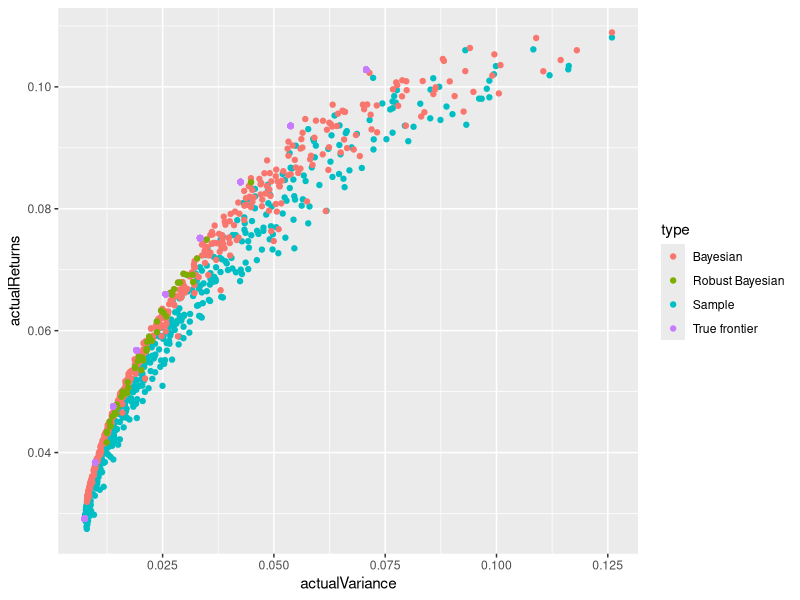

R code for this plot:
library( matlab )
library( quadprog )
library( MASS )

#' Construct the mean-variance efficient frontier using a quadratic solver
#'
#' Construct a number of long-only or long-short portfolios on the mean-variance efficient frontier where each
#' portfolio is equally distanced in return space
#'
#' @param discretizations   number of portfolios to generate along efficient frontier (where each portfolio is equally distanced in return spaced)
#' @param cov               arithmetic covariance matrix of asset returns
#' @param mu                a vector of arithmetic returns for each asset
#' @param longonly          a boolean which constrains weights to > 0 if true
#'
#' @return a list of portfolios along the frontier from least risky to most risk
#'    The indices in each list correspond to each other
#'      returns             the expected portfolio returns along the frontier
#'      volatility          the variance of the portfolio along the frontier
#'      weights             the weights of the portfolio components along the frontier
#' @author Ram Ahluwalia \email{ram@@wingedfootcapital.com}
#' To be tested by: Manan K. Shah
efficientFrontier = function( discretizations , cov , mu , longonly = FALSE ) 
  {    
  # setup quadratic program
  N = nrow( cov )
  firstDegree = zeros( N , 1 )
  secondDegree = cov
  Aeq = ones( 1 , N ) ; beq = 1
  A = eye( N )
  b = zeros( N , 1 )
  
  if ( !longonly )
    { Aqp = t( Aeq ) ; bqp = beq } 
  else
    { Aqp = t( rbind( Aeq , A ) ) ; bqp = c( beq , b ) }
  
  minVolWeights = solve.QP( secondDegree , firstDegree , Aqp , bqp , length( beq ) )$solution
  minVolRet = minVolWeights %*% mu
  
  maxRet = max( mu )
  
  step = ( maxRet - minVolRet ) / ( discretizations - 1 )
  targetReturns = seq( minVolRet , maxRet , step )
  
  weights = minVolWeights
  volatility = sqrt( minVolWeights %*% cov %*% minVolWeights )
  returns = minVolRet
  
  for( i in 2:( discretizations - 1 ) ){
    Aeq = ones( 1 , N )
    Aeq = rbind( Aeq , t( mu ) )
    
    beq = c( 1 , targetReturns[i] )
    if( !longonly ){
      Aqp = t( Aeq ) #combine A matrices
      bqp = beq #combine b vectors
    }else{
      Aqp = t( rbind( Aeq , A ))
      bqp = c(beq,b)
    }
    
    solvedWeights = solve.QP( secondDegree , firstDegree , Aqp , bqp , 1 )$solution
    weights = rbind( weights , solvedWeights )
    volatility = c( volatility , sqrt( solvedWeights %*% cov %*% solvedWeights ) )
    returns = c( returns , solvedWeights %*% mu )
    
  }  
  return( list( returns = returns , volatility = volatility , weights = weights ) )
}


#' Construct a Bayesian mean-variance efficient frontier and identifies the most robust portfolio
#'
#' Construct a collection of portfolios along the Bayesian mean-variance efficient frontier
#' where each portfolio is equally distanced in return space. The function also returns the most robust
#' portfolio along the Bayesian efficient frontier
#'
#' @param mean_post          the posterior vector of means (after blending prior and sample data)
#' @param cov_post           the posterior covariance matrix (after blending prior and sample data)
#' @param confidenceInPrior  a numeric with the relative confidence in the prior vs. the sample data. A value of 2 indicates twice as much weight to assign to the prior vs. the sample data. Must be greater than or equal to zero
#' @param riskAversionMu     risk aversion coefficient for estimation of means. 
#' @param riskAversionSigma  risk aversion coefficient for estimation of Sigma.
#' @param discretizations    an integer with the number of portfolios to generate along efficient frontier (equally distanced in return space). Parameter must be an integer greater or equal to 1.
#' @param volatility         a numeric with the volatility used to calculate gamma-m. gamma-m acts as a constraint on the maximum volatility of the robust portfolio. A higher volatility means a higher volatile robust portfolio may be identified.
#'
#' @return a list of portfolios along the frontier from least risky to most risky
#'   bayesianFrontier        a list with portfolio along the Bayesian efficient frontier. Specifically:
#'                               returns: the expected returns of each portfolo along the Bayesian efficient frontier
#'                               volatility: the expected volatility of each portfolo along the Bayesian efficient frontier
#'                               weights: the weights of each portfolo along the Bayesian efficient frontier
#'   robustPortfolio         the most robust portfolio along the Bayesian efficient frontier. Specifically:
#'                               returns: the expected returns of each portfolo along the Bayesian efficient frontier
#'                               volatility: the expected volatility of each portfolo along the Bayesian efficient frontier
#'                               weights: the weights of each portfolo along the Bayesian efficient frontier
#'
#' @author Ram Ahluwalia \email{ram@@wingedfootcapital.com}
#' @export
robustBayesianPortfolioOptimization = function( mean_post , cov_post , nu_post , riskAversionMu = .1 , riskAversionSigma = .1 , discretizations = 10 , longonly = FALSE , volatility )
{    
    # parameter checks    
    N = length( mean ) # number of assets    
    if ( ( N < 2 ) == TRUE ) { stop( "Requires a minimum of two assets to perform optimization" ) }
    if ( discretizations < 1 ) { stop( "Number of discretizations must be an integer greater than 1" ) }  
    if ( volatility < 0 ) { stop( "Volatility cannot be a negative number" ) }
    if ( nu_post < 3 ) { stop( "nu_post must be greater than 2 otherwise g_m is undefined " ) }
    if ( riskAversionMu < 0 ) { stop( "riskAversionMu must be a positive number" ) }
    if ( riskAversionSigma < 0 ) { stop( "riskAversionSigma must be a positive number" ) }
    
    # construct Bayesian efficient frontier
    bayesianFrontier = efficientFrontier( discretizations , cov_post , mean_post , longonly = TRUE ) # returns a list of returns, volatility, and assets weights along the posterior frontier. Each row represents a point on the frontier
  
    # measure gamma-m and gamma-s to identify which portfolios along the frontier are robust
        quantileMeanSquared = qchisq( riskAversionMu , N ) # the value of q-u is typically set to the quantile of the chi-squared distribution with N degrees of freedom (formula 6)    
        
        # g_m is defined as a constraint on the optimal robust portfolio such that the variance of the robust portfolio must be less than gamma-m
        g_m = sqrt( quantileMeanSquared / time_post * nu_post / ( nu_post - 2 ) ) # gamma-m (formula 20)
        
        quantileCovSquared = qchisq( riskAversionMu , N * ( N + 1 ) / 2 ) # from formula 7. N*(N+1)/2 is the degrees of freedom in a symmetric matrix (number of unique elements)        
        g_s = volatility / ( nu_post / ( nu_post + N + 1 ) + sqrt( 2 * nu_post * nu_post * quantileCovSquared / ( ( nu_post + N + 1 ) ^ 3 ) ) ) # gamma-sigma (formula 21) corresponding to the i'th portfolio along the sample efficient frontier
    
    # initialize parameters
    target = NULL

    # for each of the portfolios along the efficient Bayesian frontier identify the most robust portfolio
    for( k in 1:( discretizations - 1 ) ) 
        {                
        weightsBay = bayesianFrontier[[ "weights" ]][ k , ]                
        
        # reject portfolios that do not satisfy the constraints of formula 19 (i.e. Bayesian portfolios that are not robust, for example, the portfolios at the limit -- 100% confidence in prior or 100% confidence in sample)        
        # identify Robust Bayesian frontier which is a subset of the Bayesian frontier that is further shrunk to toward the global minimumm variance portfolio
            # and even more closely tight to the right of the efficient frontier        
            if ( weightsBay %*% cov_post %*% weightsBay <= g_s ) # constraint for formula 19
                { target = c( target , weightsBay %*% mean_post - g_m * sqrt( weightsBay %*% cov_post %*% weightsBay )) } # formula 19
                else { target = c( target , -999999999 ) } # if the Bayesian efficient portfolio does not satisfy the constraint we assign a large negative value (we will reject these portfolios in the next step)
        }    

        maxTarget = max( target )    
        if ( maxTarget == -999999999 ) { stop( "No robust portfolio found within credibility set. Try increasing volatility or adjusting risk aversion parameters." ) }
        maxIndex = which( target == maxTarget , arr.ind = TRUE ) # identify most robust Bayesian portfolio
        if ( length( maxIndex ) > 1 ) { stop( "The number of robust portfolios identified is greater than 1. Debug. " )}
    
    # identify Robust portfolio as a subset of Bayesian frontier    
    robustPortfolio = list( returns    = bayesianFrontier[[ "returns" ]][ maxIndex ] ,
                            volatility = bayesianFrontier[[ "volatility" ]][ maxIndex ] ,
                            weights    = bayesianFrontier[[ "weights" ]][ maxIndex , ] )    
    
    return( list( bayesianFrontier = bayesianFrontier , robustPortfolio = robustPortfolio , g_m = g_m , g_s = g_s ) )
    
    # Test that the number of returns portfolios is <= number of discretizations
    # Test that there are no NA's in the return results
}

# Example:
    # robustBayesianPortfolioOptimization( mean_post = mean_post , cov_post = cov_post , nu_post = 156 , riskAversionMu = .1 , riskAversionSigma = .1 , discretizations = 10 , longonly = TRUE , volatility = .10 )

#' Constructs the partial confidence posterior based on a prior, sample mu/covariance, and relative confidence in the prior
#'
#' Constructs the partial confidence posterior based on prior (mean vector and covariance matrix) and a posterior
#' with a relative confidence in the prior vs. the sample data
#'
#' @param mean                  the mean of the sample returns
#' @param cov                   the sample covariance matrix
#' @param mean_prior            the prior for the mean returns
#' @param cov_prior             the covariance matrix prior
#' @param confidenceInMeanPrior a numeric with the relative confidence in the mean prior vs. the sample mean. A value of 2 indicates twice as much weight to assign to the prior vs. the sample data. Must be greater than or equal to zero
#' @param confidenceInCovPrior  a numeric with the relative confidence in the covariance prior vs. the sample covariance. A value of 2 indicates twice as much weight to assign to the prior vs. the sample data. Must be greater than or equal to zero
#' @param sampleSize            a numeric with the number of rows in the sample data used to estimate mean_sample and cov_sample
#'
#' @return mean_post            a vector with the confidence weighted posterior mean vector of asset returns blended from the prior and sample mean vector
#' @return cov_post             a covariance matrix the confidence weighted posterior covariance matrix of asset returns blended from the prior and sample covariance matrix
#' @return time_post            a numeric with ... TODO: 
#' @return nu_pst               a numeric with ... TODO:
#' @author Ram Ahluwalia \email{ram@@wingedfootcapital.com}
#' @export
PartialConfidencePosterior = function( mean_sample , cov_sample , mean_prior , cov_prior , relativeConfidenceInMeanPrior , relativeConfidenceInCovPrior , sampleSize )
{
    # parameter checks
    if ( (length( mean_sample ) == nrow( cov_sample )) == FALSE ) { stop( "number of assets in mean must match number of assets in covariance matrix")}
    if ( (length( mean_sample ) == length( mean_prior )) == FALSE ) { stop( "number of assets in mean must match number of assets in mean_prior")}
    if ( ( nrow( cov_sample ) == nrow( cov_prior ) ) == FALSE ) { stop( "number of assets in sample covariance must match number of assets in prior covariance matrix")}
    N = length( mean_sample ) # number of assets    
    if ( ( N < 2 ) == TRUE ) { stop( "requires a minimum of two assets to perform optimization" ) }
    if ( relativeConfidenceInMeanPrior < 0 ) { stop( "Confidence in mean prior must be a number greater than or equal to zero" ) }
    if ( relativeConfidenceInCovPrior  < 0 ) { stop( "Confidence in covariance prior must be a number greater than or equal to zero" ) }
    
    # Investor's experience and confidence is summarized by mean_prior, cov_prior, time_prior, and nu_prior
        # nu_prior = confidence on the inverse of cov_prior (see 7.25 - Meucci Risk & Asset Allocation Text). A larger value of nu_prior corresponds to little uncertainty about the view on inverse of Sigma, and thus Sigma    
        # confidenceInPrior = time_prior = T0 = confidence in the prior view mean_prior
    confidenceInSample = sampleSize # typically the number of observations on which the mean_sample and cov_sample is based on
    confidenceInMeanPrior = sampleSize * relativeConfidenceInMeanPrior
    confidenceInCovPrior = sampleSize * relativeConfidenceInCovPrior
    
    # blend prior and the sample data to construct posterior
    time_post = confidenceInSample + confidenceInMeanPrior
    nu_post = confidenceInSample + confidenceInCovPrior    
    mean_post = 1/time_post * ( mean_sample * confidenceInSample + mean_prior * confidenceInMeanPrior )    
    cov_post = 1/nu_post * (cov_sample * confidenceInSample + cov_prior * confidenceInCovPrior + ( mean_sample - mean_prior ) %*% t( ( mean_sample - mean_prior ) ) / ( 1 / confidenceInSample + 1 / confidenceInMeanPrior ) )
    
    return( list( mean_post = mean_post , cov_post = cov_post , time_post = time_post , nu_post = nu_post ) )    
    
    # TODO: Test expectations
        # Test 1: If relative confidence in prior is 0, then returns mean_sample and cov_sample
        # Test 2: If relative confidence in prior is 1, and sampleSize = 0 then returns mean_prior and cov_prior
        # Test 3: As the number of sample size observations increase, the posterior mean and covariance shrinks toward mean_sample and cov_sample
}

####################################################################
# Example from Meucci's MATLAB script:  S_SimulationsCaseStudy.M
# See MATLAB package "Meucci_RobustBayesian" for original MATLAB
# source on www.symmys.com
####################################################################

####################################################################
# inputs
####################################################################
J = 50 # number of simulations
T = 52 # number of observations in time series
N = 20 # number of assets in the market
r = .4 # overall correlation in constant correlation matrix
min_s = .1 # min volatility among the N assets
max_s = .4 # max volatility among the N assets
NumPortf = 10 # number of discretizations for efficient frontier
p_m = .1 # aversion to estimation risk for mu
p_s = .1 # aversion to estimation risk for sigma

####################################################################
# true market parameters
####################################################################
C = ( 1 - r ) * eye( N ) + r * ones( N , N ) # creates a homogenous correlation matrix
step_s = ( max_s - min_s ) / ( N - 1 ) # 1st asset will have min volatility...
s = seq( min_s , max_s , step_s ) # ... last asset will have maximum volatility
S = diag(s) %*% C %*% diag(s) # fake covariance matrix with equally spaced volatilities

# Note the means are defined in such a way that a mean-variance optimization would yield an equally weighted portfolio
# fake mean matrix : mus = 2.5 * Sigma / N
    M = 2.5 * S %*% ones( N , 1 ) / N

####################################################################
# conduct Monte carlo simulation
####################################################################

# initialize variables
meanVarMus = meanVarVols = trueMus = trueVols = bayesianMus = bayesianVols = robustMus = robustVols = list()

# construct efficient sample, bayesian, and robust bayesian frontier for each simulation
for( j in 1:J )
{
  # Sample T draws from the true covariance matrix
  rets = mvrnorm( T , M , S ) 
  
  # construct mean-variance frontier using sample estimate.
  mean = colMeans( rets ) # get mean vector
  cov = cov( rets ) # cov vector  
  sampleFrontier = efficientFrontier( NumPortf , cov , mean , TRUE ) # returns a list of returns, volatility, and assets weights along the frontier. Each row represents a point on the frontier
  
  # construct mean-variance efficient portfolio based on true Mu and sigma  
  trueFrontier = efficientFrontier( NumPortf , S , M , TRUE ) 
  
  # Bayesian prior for covariance and mu's (an arbitrary prior model of covariance and returns)
    # the covariance prior is equal to the sample covariance on the principal diagonal
    cov_prior  = diag( diag( cov ) ) 
  
    # set the prior expected returns for each asset to : mus = .5 * Sigma(1/N). Incidentally, this ensures there is a perfect positive linear relationship between asset variance and asset expected  return
    mean_prior = .5 * cov_prior %*% rep( 1/N , N ) 
  
    # set the confidence in the prior as twice the confidence in the sample and blend the prior with the sample data
    posterior = PartialConfidencePosterior( mean_sample = mean , cov_sample = cov , mean_prior = mean_prior , cov_prior = cov_prior , 
                                            relativeConfidenceInMeanPrior = 2 , relativeConfidenceInCovPrior = 2 , sampleSize = nrow( rets ) )

    cov_post = posterior$cov_post ; mean_post = posterior$mean_post ; time_post = posterior$time_post ; nu_post = posterior$nu_post ; rm( posterior )
  
  # construct Bayesian frontier using blended mu and Sigma, and identify robust portfolio
  # returns a set of Bayesian efficient portfolios: a list of returns, volatility, and assets weights along the posterior frontier. Each row represents a point on the frontier
        # and the returns, volatility, and assets of the most robust portfolio in the set
  
  pickVol = round( .8 * NumPortf ) # Picks the 80% highest volatility ( a parameter )...
  volatility = ( sampleFrontier[[ "volatility" ]][ pickVol ] ) ^ 2 # ...on the sample *efficient* frontier. On the efficient *sample* frontier. This is why the problem is a second-order cone programming problem. TODO: why use sample frontier?
  
  if ( is.na(volatility) == TRUE ) { stop( "The chosen volatility is too high" ) }
  
  frontierResults = robustBayesianPortfolioOptimization( mean_post = mean_post , 
                                                         cov_post = cov_post , 
                                                         nu_post = nu_post ,
                                                         riskAversionMu = p_m , 
                                                         riskAversionSigma = p_s , 
                                                         discretizations = NumPortf ,
                                                         longonly = FALSE ,
                                                         volatility = volatility )
  
  bayesianFrontier = frontierResults$bayesianFrontier ; robustPortfolio = frontierResults$robustPortfolio ; rm(frontierResults) 
  
  # initialize parameters
  mumv = volmv = mutrue = voltrue = mubay = volbay = NULL
  
  # for each  portfolios along the sample and Bayesian frontiers, measure the actual returns and actual volatility based on the true returns/true covariance
  for( k in 1:( NumPortf - 1 ) ) 
  {      
    # Notice when plotting the sample-based allocation is broadly scattered in inefficient regions
    weightsMV = sampleFrontier[[ "weights" ]][ k , ] # retrieve the weights assigned to the k'th portfolio along the sample frontier
    mumv = c( mumv , weightsMV %*% M ) # given the optimal weights from sample estimates of mu and Sigma, measure the actual return using the true asset means
    volmv = c( volmv , ( weightsMV %*% S %*% weightsMV ) ) # given the optimal weights from the sample estimates of mu and Sigma, measure the actual variance of the portfolio
    
    # measure actual performance using true mu and cov
    weightsMVTrue = trueFrontier[[ "weights" ]][ k , ] # retrieve the weights assigned to the k'th portfolio along the true frontier
    mutrue = c( mutrue , weightsMVTrue %*% M ) # given the optimal weights from actual values of mu and Sigma, measure the actual return using the true asset means
    voltrue = c( voltrue , ( weightsMVTrue %*% S %*% weightsMVTrue ) ) # given the optimal weights from the sample estimates of mu and Sigma, measure the actual variance of the portfolio    

    weightsBay = bayesianFrontier[[ "weights" ]][ k , ]
    mubay = c( mubay , weightsBay %*% M ) # given the optimal weights from Bayesian estimates of mu and Sigma, measure the actual return using the true asset means
    volbay = c( volbay , ( weightsBay %*% S %*% weightsBay ) ) # given the optimal weights from the Bayesian estimates of mu and Sigma, measure the actual variance of the portfolio
   }   
    
    # measure the actual performance of the most Robust portfolio along the Bayesian efficient frontier
    weightsRob = robustPortfolio$weights
    murob = weightsRob %*% M
    volrob = weightsRob %*% S %*% weightsRob
     
    # collect actual return and actual variances results for each portfolio in each simulation
    meanVarMus[[ j ]] = mumv # list of actual returns along efficient frontier for each simulation based on portfolio constructed using sample mean and sample co-variance
    meanVarVols[[ j ]] = volmv # ...and the list of actual variances along efficient frontier
    bayesianMus[[ j ]] = mubay # list of actual returns based on bayesian mixing of prior and data sampled from true distribution
    bayesianVols[[ j ]] = volbay # ...and the list of associated actual variances
    robustMus[[ j ]] = murob # list of actual return based on robust allocation... Note only one robust portfolio per simulation j is identified.
    robustVols[[ j ]] = volrob # ...and the list of associated actual variances. Note only one robust portfolio per simulation j is identified.
    trueMus[[ j ]] = mutrue # list of actual return based on optimizing with the true mus...
    trueVols[[ j ]] = voltrue # ...and the list of associated actual variances  
}

# Plot sample, bayesian, and robust mean/variance portfolios
    library( ggplot2 )

    # create dataframe consisting of actual returns, actual variance, and sample indicator    
    actualReturns = unlist( meanVarMus ) ; actualVariance = unlist( meanVarVols )
    plotData1 = data.frame( actualReturns = actualReturns, actualVariance = actualVariance , type = "Sample" )
    actualReturns = unlist( bayesianMus ) ; actualVariance = unlist( bayesianVols )
    plotData2 = data.frame( actualReturns = actualReturns, actualVariance = actualVariance , type = "Bayesian" )
    actualReturns = unlist( robustMus ) ; actualVariance = unlist( robustVols )
    plotData3 = data.frame( actualReturns = actualReturns, actualVariance = actualVariance , type = "Robust Bayesian" )
    actualReturns = unlist( trueMus ) ; actualVariance = unlist( trueVols )
    plotData4 = data.frame( actualReturns = actualReturns, actualVariance = actualVariance , type = "True frontier" )
    plotData = rbind( plotData1 , plotData2 , plotData3 , plotData4 ) ; rm( plotData1 , plotData2 , plotData3 , actualReturns , actualVariance )

    # build plot with overlays    
    # Notice when plotting the the Bayesian portfolios are shrunk toward the prior. Therefore they 
    # are less scattered and more efficient, although the prior differs significantly from the true market parameters.
    ggplot( data = plotData ) + geom_point( aes_string( x = "actualVariance" , y = "actualReturns" , color = "type"  ) )
